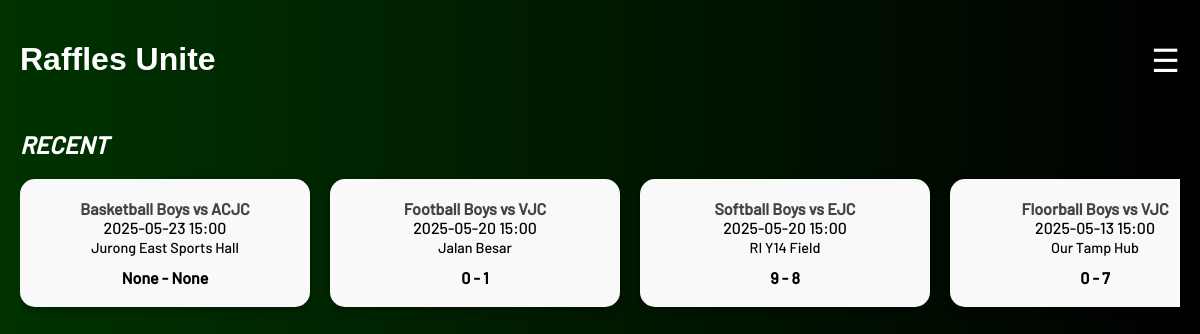
Before: / with the older database file.
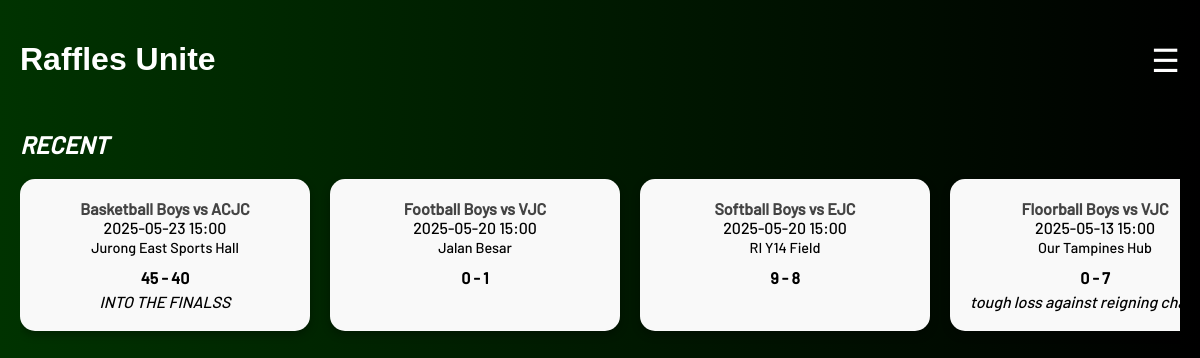
After: the same page with the newer database file.
### tables this page shows
CREATE TABLE "Posts" (
	"ccaid"	TEXT,
	"postid"	TEXT,
	"ccaname"	TEXT,
	"opp"	TEXT,
	"date"	TEXT,
	"time"	TEXT,
	"venue"	TEXT,
	"riscore"	INTEGER,
	"opscore"	INTEGER,
	"result"	TEXT,
	"vid"	TEXT,
	"caption"	TEXT,
	PRIMARY KEY("postid"),
	FOREIGN KEY("ccaid") REFERENCES "Accounts"("ccaid")
);

### app.py (the view)
@app.route('/')
def home():
    ccas = get_ccas()
    upcoming = get_upcoming_games()
    past = get_past_games()
    return render_template('home.html', upcoming=upcoming, past=past, ccas=ccas)

### db.py (called while the page is built)
def get_upcoming_games():
    conn = sqlite3.connect("unite.db")
    cursor = conn.cursor()
    today = datetime.now().strftime("%Y-%m-%d")
    cursor.execute("""
        SELECT ccaname, opp, date, time, venue, riscore, opscore, vid, caption
        FROM Posts
        WHERE date >= ?
        ORDER BY date ASC, time ASC
    """, (today,))
    games = cursor.fetchall()
    conn.close()
    return games

def get_past_games():
    conn = sqlite3.connect("unite.db")
    cursor = conn.cursor()
    today = datetime.now().strftime("%Y-%m-%d")
    cursor.execute("""
        SELECT ccaname, opp, date, time, venue, riscore, opscore, vid, caption
        FROM Posts
        WHERE date < ?
        ORDER BY date DESC, time DESC
    """, (today,))
    games = cursor.fetchall()
    conn.close()
    return games

def get_ccas(): #returns dict of ccadeets. output[0] = ccaid, output[1] = ccaname
    conn = sqlite3.connect("unite.db")
    conn.row_factory = sqlite3.Row
    cursor = conn.cursor()
    cursor.execute("""
        SELECT ccaid, ccaname
        FROM Posts
    """,)
    rows = cursor.fetchall()
    conn.close()
    return [dict(row) for row in rows]

### templates/home.html (shortened to what this page needs)
<!DOCTYPE html>
<html lang="en">
<head>
    <link rel="stylesheet" href="{{ url_for('static', filename='styles.css') }}">
</head>
<body>
    <div class="header">
        <h1>Raffles Unite</h1>
        <div class="dropdown">
            <div class="dropdown-button">☰</div>
        </div>
    </div>
    <div class="section-title">RECENT</div>
    <div class="scroll-container">
        {% for game in past %}
            <div class="card">
                <div style="font-weight: bold; color: #444;">{{ game[0] }} vs {{ game[1] }}</div>
                <div>{{ game[2] }} {{ game[3] }}</div>
                <div class="venue">{{ game[4] }}</div>
                <div style="margin-top: 10px;">
                    <strong>{{ game[5] }} - {{ game[6] }}</strong>
                </div>
                {% if game[8] %}
                    <div style="margin-top: 5px;"><em>{{ game[8] }}</em></div>
                {% endif %}
            </div>
        {% endfor %}
    </div>
</body>
</html>

### static/styles.css (style rules this page uses)
body { font-family: 'Barlow', sans-serif; background: linear-gradient(to right, #003300, #000000); color: white; margin: 0; padding: 20px; }
h1 { font-family: 'Glacial Indifference', sans-serif; font-size: 2em; }
.header { display: flex; justify-content: space-between; align-items: center; }
.dropdown { position: relative; display: inline-block; }
.dropdown-button { font-size: 2em; cursor: pointer; }
.section-title { font-size: 1.5em; margin-top: 30px; font-weight: bold; font-style: italic; }
.scroll-container { display: flex; overflow-x: auto; padding: 20px 0; gap: 20px; }
.card { min-width: 250px; min-height: 180; background-color: #f9f9f9; color: black; border-radius: 15px; padding: 20px; flex-shrink: 0; box-shadow: 0 4px 8px rgba(0,0,0,0.3); text-align: center; }
.card .venue { font-size: 0.9em; padding: 2px; }

Changed rows visible on the page:
changed Posts "Basketball Boys": riscore "None" → "45"; opscore "None" → "40"; caption (not shown) → "INTO THE FINALSS"
changed Posts "Floorball Boys": venue "Our Tamp Hub" → "Our Tampines Hub"; caption (not shown) → "tough loss against reigning…"
